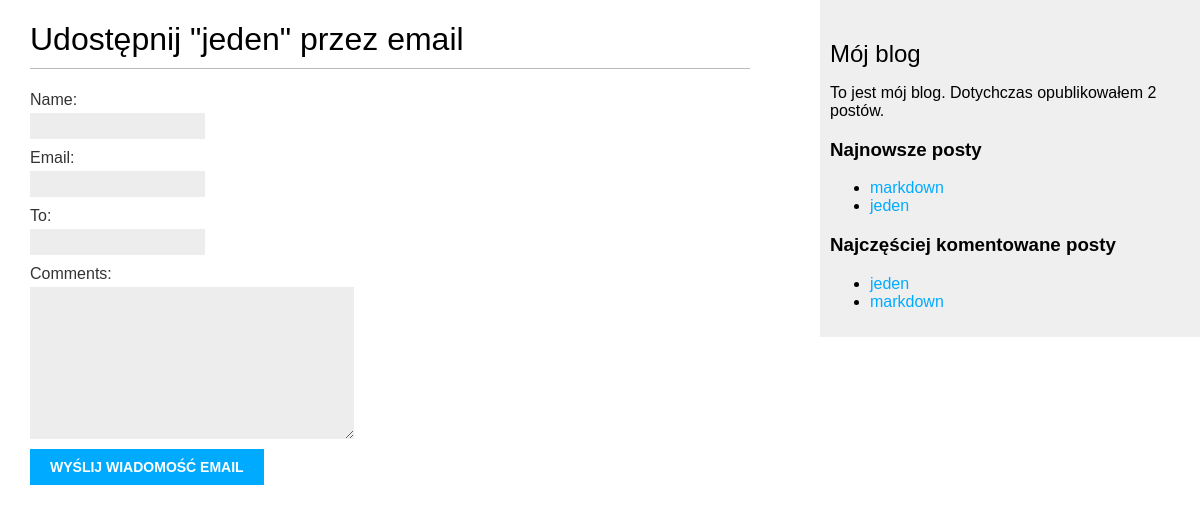
The page /blog/1/share/ on the database as committed earlier.
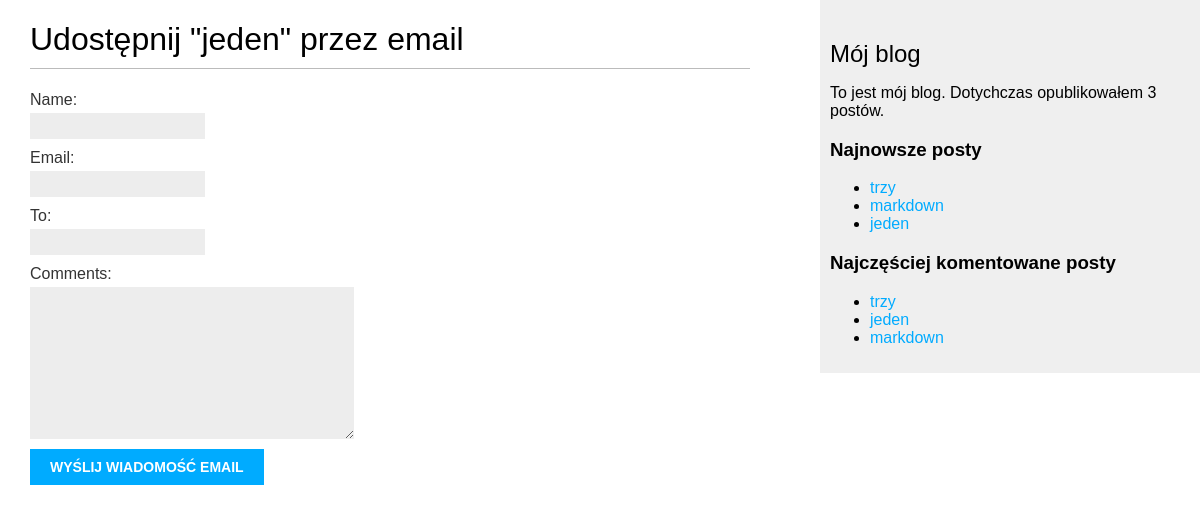
The same page on the database as committed later.
### blog/models.py (models this page shows, shortened)
class Post(models.Model):
    STATUS_CHOICES = (('draft', 'Roboczy'), ('published', 'Opublikowany'))
    title = models.CharField(max_length=250)
    slug = models.SlugField(max_length=250, unique_for_date='publish')
    author = models.ForeignKey(User, related_name='blog_posts', on_delete=models.CASCADE)
    body = models.TextField()
    publish = models.DateTimeField(default=timezone.now)
    created = models.DateTimeField(auto_now_add=True)
    updated = models.DateTimeField(auto_now=True)
    status = models.CharField(max_length=10, choices=STATUS_CHOICES, default='draft')
    objects = models.Manager()
    published = PublishedManager()
    tags = TaggableManager()
    class Meta:
        ordering = ('-publish',)
    def get_absolute_url(self):
        return reverse('blog:post_detail', args=[self.publish.year,
                                                 self.publish.strftime('%m'),
                                                 self.publish.strftime('%d'),
                                                 self.slug])

### blog/views.py (the view)
# urls.py: url(r'^(?P<post_id>\d+)/share/$', views.post_share, name='post_share'),
def post_share(request, post_id):
    post = get_object_or_404(Post, id=post_id, status='published')
    sent = False
    if request.method == 'POST':
        form = EmailPostForm(request.POST)
        if form.is_valid():
            cd = form.cleaned_data
            post_url = request.build_absolute_uri(post.get_absolute_url())
            subject = '{} ({}) zachęca do przeczytania "{}" '.format(cd['name'], cd['email'], post.title)
            message = 'Przeczytaj post "{}" na stronie {}\n\n Komentarz dodany przez {}: {}'.format(post.title, post_url , cd['name'], cd['comments'])
            send_mail(subject, message, 'admin@myblog.com', [cd['to']])
            sent = True
    else:
        form = EmailPostForm()
    return render(request, 'blog/post/share.html', {'post': post, 'form': form, 'sent': sent})

### blog/forms.py
class EmailPostForm(forms.Form):
    name = forms.CharField(max_length=25)
    email = forms.EmailField()
    to = forms.EmailField()
    comments = forms.CharField(required=False, widget=forms.Textarea)

### blog/models.py (called while the page is built)
    def get_queryset(self):
        return super(PublishedManager, self).get_queryset().filter(status='published')

### blog/templatetags/blog_tags.py (called while the page is built)
@register.simple_tag
def total_posts():
    return Post.published.count()

@register.inclusion_tag('blog/post/latest_posts.html')
def show_latest_posts(count=5):
    latest_posts = Post.published.order_by('-publish')[:count]
    return {'latest_posts': latest_posts}

@register.simple_tag
def get_most_commented_posts(count=5):
    return Post.published.annotate(total_comments=Count('comments')).order_by('-total_comments')[:count]

### blog/templates/blog/post/share.html (shortened to what this page needs)
{% extends "blog/base.html" %}
{% block content %}
    {% if sent %}
        <h1>Wiadomość email została wysłana</h1>
        <p>Wysłanie posta "{{ post.title }}" do {{ cd.to }} zakończyło się sukcesem</p>
    {% else %}
        <h1>Udostępnij "{{ post.title }}" przez email</h1>
        <form action="." method="post">
            {{ form.as_p }}
            <input type="submit" value="Wyślij wiadomość email">
        </form>
    {% endif %}
{% endblock %}

### blog/templates/blog/base.html (shortened to what this page needs)
{% load staticfiles blog_tags %}
<!DOCTYPE html>
<html lang="en">
<head>
    <link href="{% static 'css/blog.css' %}" rel="stylesheet">
</head>
<body>
    <div id="content">
        {% block content %}
        {% endblock %}
    </div>
    <div id="sidebar">
        <h2>Mój blog</h2>
        <p>To jest mój blog. Dotychczas opublikowałem {% total_posts %} postów.</p>
        <h3>Najnowsze posty</h3>
        {% show_latest_posts 3 %}
        <h3>Najczęściej komentowane posty</h3>
        {% get_most_commented_posts as most_commented_posts %}
        <ul>
            {% for post in most_commented_posts %}
                <li>
                    <a href="{{ post.get_absolute_url }}">{{ post.title }}</a>
                </li>
            {% endfor %}
        </ul>
    </div>
</body>
</html>

### blog/templates/blog/post/latest_posts.html
<ul>
    {% for post in latest_posts %}
        <li>
            <a href="{{ post.get_absolute_url }}">{{ post.title }}</a>
        </li>
    {% endfor %}
</ul>

Rows that differ between the two databases and show on the page:
added Post: title "trzy"
Other text that changed with them:
text no longer shown: "2"
text now shown: "3"
